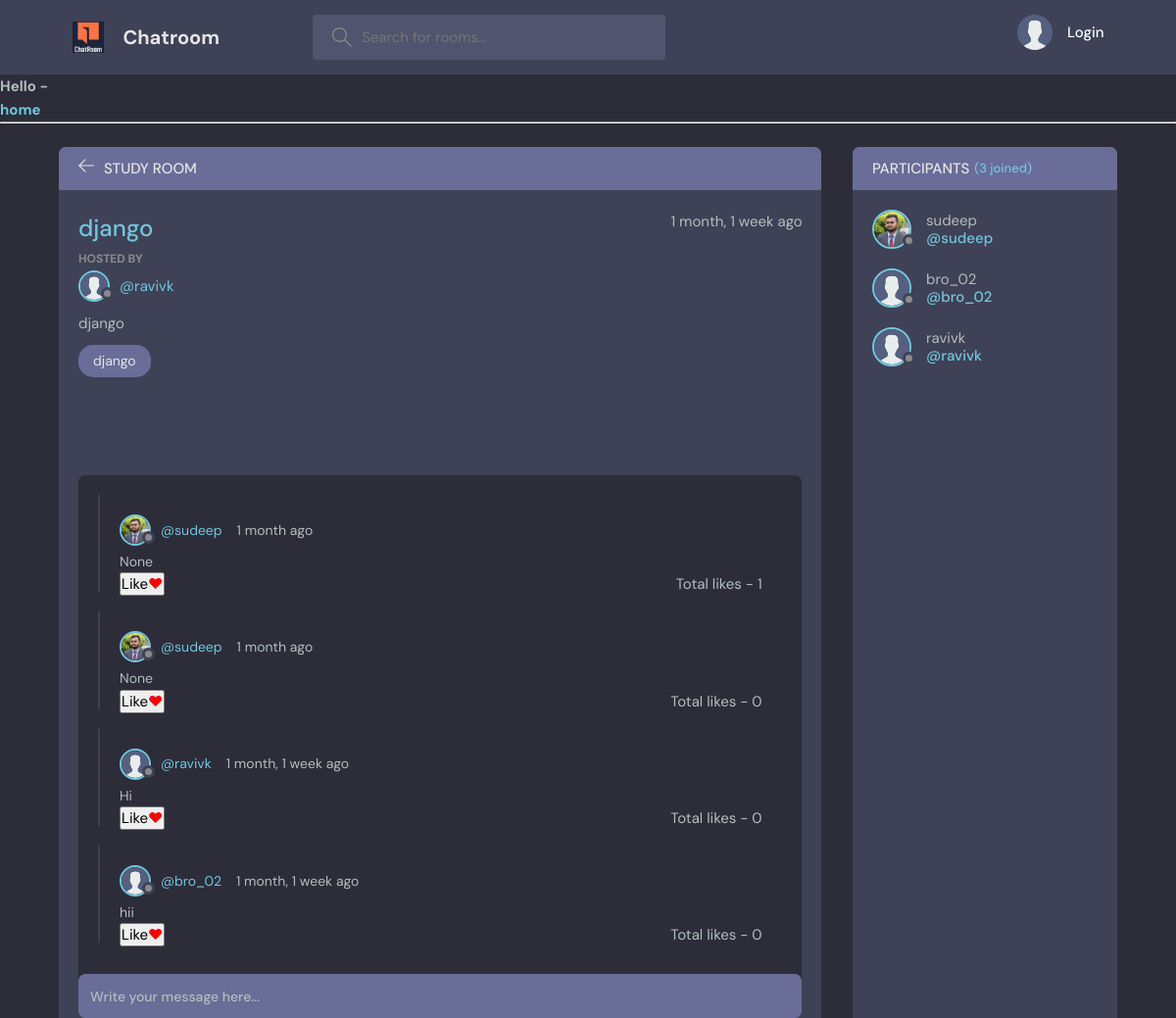
The page /room/4/ on the database its author committed.
### base/models.py (models this page shows, shortened)
class Room(models.Model):
    host=models.ForeignKey(User,on_delete=models.SET_NULL,null=True)
    topic=models.ForeignKey(Topic,on_delete=models.SET_NULL,null=True)
    name=models.CharField(max_length=200)
    description=models.TextField(null=True,blank=True)
    participants=models.ManyToManyField(User,related_name='participants',blank=True)
    created=models.DateTimeField(auto_now_add=True)
    updated=models.DateTimeField(auto_now=True)
    class Meta:
        ordering=['-updated','-created']

class User(AbstractUser):
    name=models.CharField(max_length=200,null=True)
    email=models.EmailField(unique=True,null=True)
    about=models.TextField(null=True)
    avatar=models.ImageField(null=True,default='avatar.svg')
    USERNAME_FIELD='email'
    REQUIRED_FIELDS=[]

class Topic(models.Model):
    name=models.CharField(max_length=200)
    def __str__(self):
        return self.name

class Messages(models.Model):
    user=models.ForeignKey(User,on_delete=models.CASCADE)
    room=models.ForeignKey(Room,on_delete=models.CASCADE)
    body=models.TextField(null=True,blank=True)
    created=models.DateTimeField(auto_now_add=True)
    updated=models.DateTimeField(auto_now=True)
    class Meta:
        ordering=['-updated','-created']
    @property
    def vmessage(self):
        try:
            message=self.body
        except:
            message=''
        return message

### base/views.py (the view, shortened to what this page needs)
# urls.py: path('room/<str:pk>/',views.room,name='room'),
def room(request,pk):
    rooms=Room.objects.get(id=pk)
    room_messages=rooms.messages_set.all().order_by('-created')
    participants=rooms.participants.all()
    context={'rooms':rooms,'room_messages':room_messages,'participants':participants}
    return render(request,'base/room.html',context)

### base/templates/base/room.html (shortened to what this page needs)
{% extends 'main.html' %}
{% block start %}
    <main class="profile-page layout layout--2">
      <div class="container">
        <div class="room">
          <div class="room__top">
            <div class="room__topLeft">
              <a href="{{ request.META.HTTP_REFERER }}">
                <svg version="1.1" xmlns="http://www.w3.org/2000/svg" width="32" height="32" viewBox="0 0 32 32">
                  <title>arrow-left</title>
                  <path
                    d="M13.723 2.286l-13.723 13.714 13.719 13.714 1.616-1.611-10.96-10.96h27.625v-2.286h-27.625l10.965-10.965-1.616-1.607z"
                  ></path>
                </svg>
              </a>
              <h3>Study Room</h3>
            </div>
          </div>
          <div class="room__box scroll">
            <div class="room__header scroll">
              <div class="room__info">
                <h3>{{rooms.name}}</h3>
                <span>{{rooms.created|timesince}} ago</span>
              </div>
              <div class="room__hosted">
                <p>Hosted By</p>
                  <a href="{% url 'room-profile' rooms.host.id %}" class="room__author">
                  <div class="avatar avatar--small">
                    <img src="{{rooms.host.avatar.url}}" />
                  </div>
                  <span>@{{rooms.host.username}}</span>
                </a>
              </div>
              <div class="room__details">
               {{rooms.description}}
              </div>
              <span class="room__topics">{{rooms.topic}}</span>
            </div>
            <div class="room__conversation">
              <div class="threads scroll">
                {% for message in room_messages %}
                <div class="thread">
                  <div class="thread__top">
                    <div class="thread__author">
                      <a href="{% url 'room-profile' message.user.id %}" class="thread__authorInfo">
                        <div class="avatar avatar--small">
                          <img src="{{message.user.avatar.url}}" />
                        </div>
                        <span>@{{message.user.username}}</span>
                      </a>
                      <span class="thread__date">{{message.created|timesince}} ago</span>
                    </div>
                  </div>
                  <div class="thread__details">
                   {{message.vmessage}}
                  </div>
                  <div>
                  <div style="float:left">
                    <a href="{% url 'like' message.id %}">
                    <small><button type="submit"><p> Like<span style="font-size:100%;color:red;">&hearts;  </span></p></button></small>
                  </a>
                  </div>
                  <div style="float:right"><small>Total likes - {{message.messagelikes_set.all.count}} </small></div>
                </div>
                </div>
                {% endfor %}
              </div>
            </div>
          </div>
          <div class="room__message">
            <form action="" method="POST">
              <input name="comment" placeholder="Write your message here..." /></form>
          </div>
        </div>
        <div class="participants">
          <h3 class="participants__top">Participants <span>({{participants.count}} joined)</span></h3>
          <div class="participants__list scroll">
            {% for participant in participants %}
            <a href="{% url 'room-profile' participant.id %}"class="participant">
              <div class="avatar avatar--medium">
                <img src="{{participant.avatar.url}}" />
              </div>
              <p>
                {{participant.username}}
                <span>@{{participant.username}}</span>
              </p>
            </a>
            {% endfor %}
          </div>
        </div>
      </div>
    </main>
{% endblock %}

### rows shown on the page
Room: name "django", created "1 month, 1 week", host.avatar (placeholder picture), host.username "ravivk", description "django", topic "django"
Messages: user.avatar (picture), user.username "sudeep", created "1 month", vmessage "None", messagelikes_set.all.count "1"
Messages: user.avatar (picture), user.username "sudeep", created "1 month", vmessage "None", messagelikes_set.all.count "0"
Messages: user.avatar (placeholder picture), user.username "ravivk", created "1 month, 1 week", vmessage "Hi", messagelikes_set.all.count "0"
Messages: user.avatar (placeholder picture), user.username "bro_02", created "1 month, 1 week", vmessage "hii", messagelikes_set.all.count "0"
User: avatar (picture), username "sudeep"
User: avatar (placeholder picture), username "bro_02"
User: avatar (placeholder picture), username "ravivk"

### other values the page prints
{{ participants.count }} "3"
